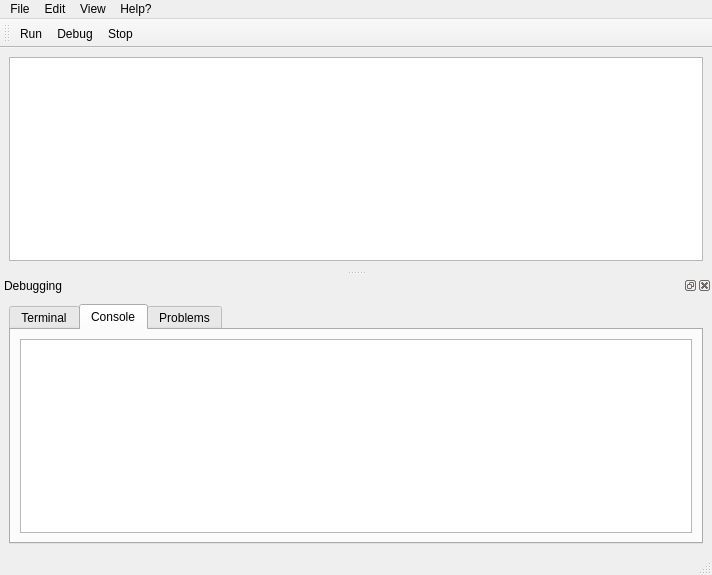
<?xml version="1.0" encoding="UTF-8"?>
<ui version="4.0">
 <class>MainWindow</class>
 <widget class="QMainWindow" name="MainWindow">
  <property name="geometry">
   <rect>
    <x>0</x>
    <y>0</y>
    <width>712</width>
    <height>575</height>
   </rect>
  </property>
  <property name="windowTitle">
   <string>Script Editor</string>
  </property>
  <property name="styleSheet">
   <string notr="true"/>
  </property>
  <widget class="QWidget" name="centralwidget">
   <layout class="QHBoxLayout" name="horizontalLayout_2">
    <item>
     <widget class="PythonCodeEditor" name="CodeEditor">
      <property name="font">
       <font>
        <family>JetBrains Mono</family>
        <bold>false</bold>
       </font>
      </property>
     </widget>
    </item>
   </layout>
  </widget>
  <widget class="QMenuBar" name="menubar">
   <property name="geometry">
    <rect>
     <x>0</x>
     <y>0</y>
     <width>712</width>
     <height>23</height>
    </rect>
   </property>
   <widget class="QMenu" name="menuFile">
    <property name="title">
     <string>File</string>
    </property>
    <widget class="QMenu" name="menuNew">
     <property name="title">
      <string>New</string>
     </property>
     <addaction name="separator"/>
     <addaction name="actionNew_PA"/>
     <addaction name="actionNewPS"/>
    </widget>
    <widget class="QMenu" name="menuOpen">
     <property name="title">
      <string>Open</string>
     </property>
     <addaction name="actionPython_Script"/>
     <addaction name="actionPython_Project"/>
    </widget>
    <addaction name="actionSave"/>
    <addaction name="actionSave_As"/>
    <addaction name="separator"/>
    <addaction name="menuNew"/>
    <addaction name="menuOpen"/>
   </widget>
   <widget class="QMenu" name="menuEdit">
    <property name="title">
     <string>Edit</string>
    </property>
    <addaction name="actionUndo"/>
    <addaction name="actionRedo"/>
    <addaction name="separator"/>
    <addaction name="actionPreferences"/>
   </widget>
   <widget class="QMenu" name="menuview">
    <property name="title">
     <string>View</string>
    </property>
   </widget>
   <widget class="QMenu" name="menuHelp">
    <property name="title">
     <string>Help?</string>
    </property>
   </widget>
   <addaction name="menuFile"/>
   <addaction name="menuEdit"/>
   <addaction name="menuview"/>
   <addaction name="menuHelp"/>
  </widget>
  <widget class="QStatusBar" name="statusbar"/>
  <widget class="QToolBar" name="MainTools">
   <property name="windowTitle">
    <string>toolBar</string>
   </property>
   <attribute name="toolBarArea">
    <enum>TopToolBarArea</enum>
   </attribute>
   <attribute name="toolBarBreak">
    <bool>false</bool>
   </attribute>
   <addaction name="actionRun"/>
   <addaction name="actionDebug"/>
   <addaction name="actionStop"/>
  </widget>
  <widget class="QDockWidget" name="TerminalAppsDock">
   <property name="tabletTracking">
    <bool>true</bool>
   </property>
   <property name="windowTitle">
    <string>Debugging</string>
   </property>
   <attribute name="dockWidgetArea">
    <number>8</number>
   </attribute>
   <widget class="QWidget" name="TADContents">
    <layout class="QHBoxLayout" name="horizontalLayout">
     <item>
      <widget class="QTabWidget" name="TerminalTabWidget">
       <property name="currentIndex">
        <number>1</number>
       </property>
       <widget class="QWidget" name="TerminalTab">
        <property name="acceptDrops">
         <bool>true</bool>
        </property>
        <attribute name="title">
         <string>Terminal</string>
        </attribute>
        <layout class="QVBoxLayout" name="verticalLayout_7">
         <item>
          <layout class="QVBoxLayout" name="verticalLayout_10">
           <item>
            <widget class="QPlainTextEdit" name="Terminal">
             <property name="lineWrapMode">
              <enum>QPlainTextEdit::LineWrapMode::NoWrap</enum>
             </property>
             <property name="readOnly">
              <bool>false</bool>
             </property>
            </widget>
           </item>
          </layout>
         </item>
        </layout>
       </widget>
       <widget class="QWidget" name="ConsoleTab">
        <property name="acceptDrops">
         <bool>true</bool>
        </property>
        <attribute name="title">
         <string>Console</string>
        </attribute>
        <layout class="QVBoxLayout" name="verticalLayout_8">
         <item>
          <layout class="QVBoxLayout" name="verticalLayout_9">
           <item>
            <widget class="QPlainTextEdit" name="Console">
             <property name="lineWrapMode">
              <enum>QPlainTextEdit::LineWrapMode::NoWrap</enum>
             </property>
             <property name="readOnly">
              <bool>false</bool>
             </property>
            </widget>
           </item>
          </layout>
         </item>
        </layout>
       </widget>
       <widget class="QWidget" name="ProblemsTab">
        <attribute name="title">
         <string>Problems</string>
        </attribute>
        <layout class="QVBoxLayout" name="verticalLayout_12">
         <item>
          <layout class="QVBoxLayout" name="verticalLayout_11">
           <item>
            <widget class="QPlainTextEdit" name="problems">
             <property name="lineWrapMode">
              <enum>QPlainTextEdit::LineWrapMode::NoWrap</enum>
             </property>
             <property name="readOnly">
              <bool>true</bool>
             </property>
            </widget>
           </item>
          </layout>
         </item>
        </layout>
       </widget>
      </widget>
     </item>
    </layout>
   </widget>
  </widget>
  <action name="actionRun">
   <property name="text">
    <string>Run</string>
   </property>
   <property name="shortcut">
    <string>Ctrl+R</string>
   </property>
  </action>
  <action name="actionDebug">
   <property name="text">
    <string>Debug</string>
   </property>
  </action>
  <action name="actionStop">
   <property name="text">
    <string>Stop</string>
   </property>
  </action>
  <action name="actionSave">
   <property name="text">
    <string>Save</string>
   </property>
  </action>
  <action name="actionSave_As">
   <property name="text">
    <string>Save As..</string>
   </property>
  </action>
  <action name="actionNew_PA">
   <property name="text">
    <string>New Python Application</string>
   </property>
  </action>
  <action name="actionUndo">
   <property name="text">
    <string>Undo</string>
   </property>
  </action>
  <action name="actionRedo">
   <property name="text">
    <string>Redo</string>
   </property>
  </action>
  <action name="actionPreferences">
   <property name="text">
    <string>Preferences</string>
   </property>
  </action>
  <action name="actionNewPS">
   <property name="text">
    <string>New Python Script</string>
   </property>
  </action>
  <action name="actionPython_Script">
   <property name="text">
    <string>Python Script</string>
   </property>
  </action>
  <action name="actionPython_Project">
   <property name="text">
    <string>Python Project</string>
   </property>
  </action>
 </widget>
 <customwidgets>
  <customwidget>
   <class>PythonCodeEditor</class>
   <extends>QPlainTextEdit</extends>
   <header>python_code_editor.h</header>
  </customwidget>
 </customwidgets>
 <resources/>
 <connections/>
</ui>
